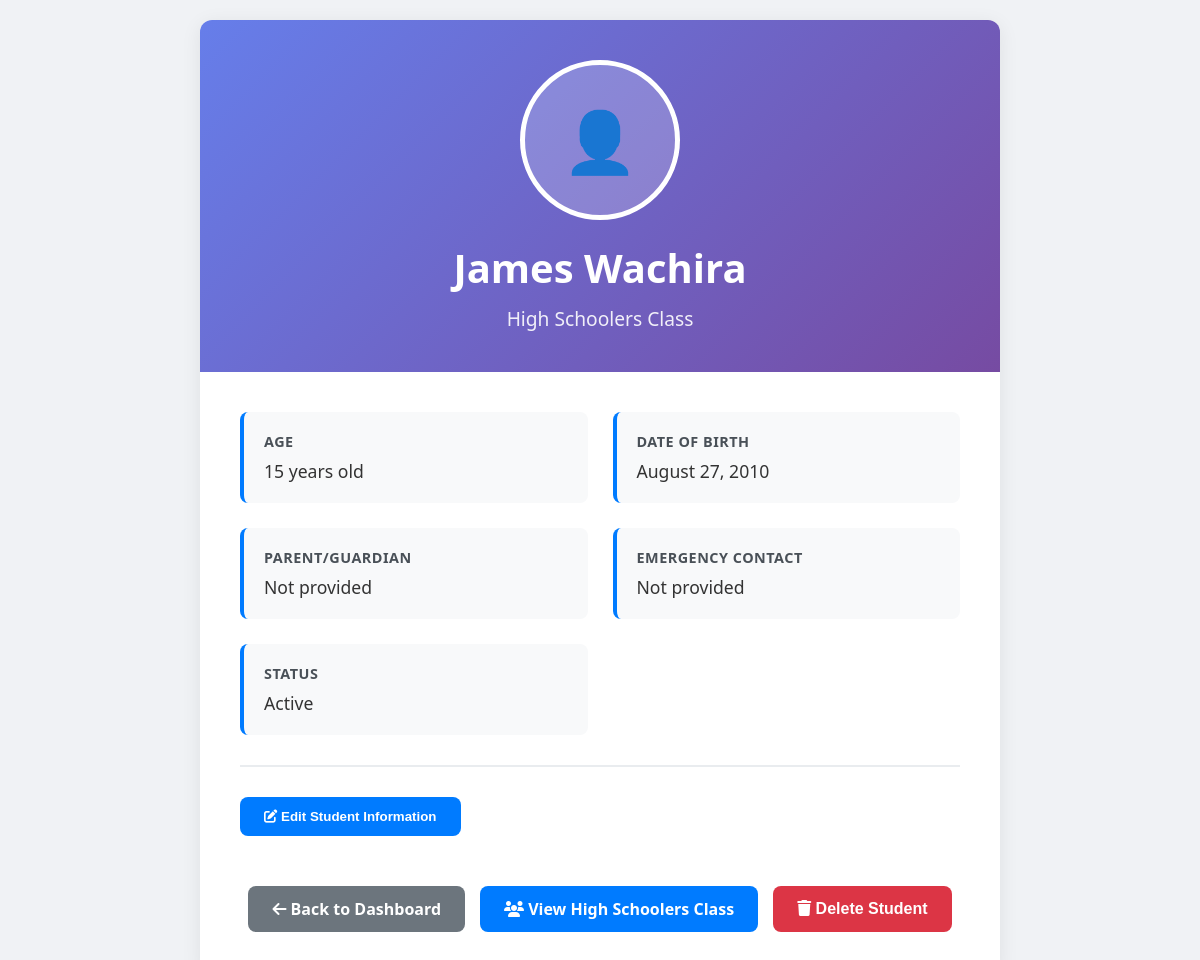
The page /student/5 (signed in) on the database its author committed.
### app.py (models this page shows)
class Student(db.Model):
    id = db.Column(db.Integer, primary_key=True)
    name = db.Column(db.String(100), nullable=False)
    dob = db.Column(db.String(20), nullable=False)
    parent = db.Column(db.String(100))
    contact = db.Column(db.String(50))
    student_class = db.Column(db.String(50))
    status = db.Column(db.String(10), default="active")
    deletion_requested = db.Column(db.Boolean, default=False)
    profile_image = db.Column(db.String(200))  # Store image filename
    family_id = db.Column(db.String(50))  # For grouping family members

### app.py (the view)
@app.route("/student/<int:student_id>")
def student_detail(student_id):
    if "user" not in session:
        flash("Please log in first.", "error")
        return redirect(url_for("home"))
    student = Student.query.get_or_404(student_id)
    from datetime import datetime
    birth_date = datetime.strptime(student.dob, "%Y-%m-%d")
    today = datetime.now()
    age = today.year - birth_date.year - ((today.month, today.day) < (birth_date.month, birth_date.day))
    formatted_date = birth_date.strftime("%B %d, %Y")
    return render_template("student_detail.html",
                         student=student,
                         age=age,
                         formatted_date=formatted_date)

### app.py (called while the page is built)
@app.context_processor
def inject_now():
    return {'now': datetime.now}

@app.context_processor
def utility_functions():
    def attendance_present(student_id, sunday):
        record = Attendance.query.filter_by(student_id=student_id, date=sunday).first()
        return record.present if record else False
    return dict(attendance_present=attendance_present)

### templates/student_detail.html (shortened to what this page needs)
<!DOCTYPE html>
<html lang="en">
<head>
    <link rel="stylesheet" href="{{ url_for('static', filename='css/styles.css') }}">
    <link rel="stylesheet" href="https://cdnjs.cloudflare.com/ajax/libs/font-awesome/6.5.0/css/all.min.css">
</head>
<body>
    <div class="student-profile">
        <div class="profile-header">
            {% if student.profile_image %}
                <img src="{{ url_for('static', filename='uploads/profiles/' + student.profile_image) }}"
                     alt="{{ student.name }}"
                     class="profile-photo"
                     onclick="showLargeImage('{{ url_for('static', filename='uploads/profiles/' + student.profile_image) }}')">
            {% else %}
                <div class="default-avatar" onclick="alert('No profile photo available')">
                    👤
                </div>
            {% endif %}
            <h1 class="student-name">{{ student.name }}</h1>
            <p class="student-class">{{ student.student_class }} Class</p>
        </div>
        <div class="profile-content">
            <div class="info-grid">
                <div class="info-item">
                    <div class="info-label">Age</div>
                    <div class="info-value">{{ age }} years old</div>
                </div>
                <div class="info-item">
                    <div class="info-label">Date of Birth</div>
                    <div class="info-value">{{ formatted_date }}</div>
                </div>
                <div class="info-item">
                    <div class="info-label">Parent/Guardian</div>
                    <div class="info-value">{{ student.parent or 'Not provided' }}</div>
                </div>
                <div class="info-item">
                    <div class="info-label">Emergency Contact</div>
                    <div class="info-value">{{ student.contact or 'Not provided' }}</div>
                </div>
                <div class="info-item">
                    <div class="info-label">Status</div>
                    <div class="info-value">{{ 'Active' if student.status == 'active' else 'Inactive' }}</div>
                </div>
            </div>
            {% if session['role'] == 'admin' or (session['role'] == 'teacher' and session.get('assigned_class') == student.student_class) %}
            <div class="edit-section">
                <button class="edit-toggle" onclick="toggleEditForm()">
                    <i class="fas fa-edit"></i> Edit Student Information
                </button>
            </div>
            {% endif %}
            <div class="btn-group">
                <a href="{{ url_for('dashboard') }}" class="btn btn-secondary">
                    <i class="fas fa-arrow-left"></i> Back to Dashboard
                </a>
                {% if session['role'] == 'admin' %}
                <a href="{{ url_for('dashboard', class_name=student.student_class) }}" class="btn btn-primary">
                    <i class="fas fa-users"></i> View {{ student.student_class }} Class
                </a>
                <button onclick="deleteStudentFromDetail({{ student.id }}, '{{ student.name }}')" class="btn btn-danger">
                    <i class="fas fa-trash"></i> Delete Student
                </button>
                {% endif %}
            </div>
        </div>
    </div>
</body>
</html>

### static/css/styles.css (style rules this page uses)
body { font-family: 'Segoe UI', sans-serif; margin: 0; padding: 0; background-color: #f8f8f8; color: #212121; }

### templates/student_detail.html (style rules this page uses)
body { margin: 0; padding: 20px; font-family: 'Segoe UI', Tahoma, Geneva, Verdana, sans-serif; background-color: #f0f2f5; }
.student-profile { max-width: 800px; margin: 0 auto; background: white; border-radius: 12px; box-shadow: 0 4px 20px rgba(0,0,0,0.08); overflow: hidden; }
.profile-header { background: linear-gradient(135deg, #667eea 0%, #764ba2 100%); color: white; padding: 40px 30px; text-align: center; position: relative; }
.default-avatar { width: 150px; height: 150px; border-radius: 50%; background: rgba(255,255,255,0.2); display: flex; align-items: center; justify-content: center; font-size: 60px; margin: 0 auto 20px; border: 5px solid white; cursor: pointer; transition: transform 0.3s; }
.student-name { font-size: 2.5rem; font-weight: 600; margin: 0 0 10px 0; }
.student-class { font-size: 1.2rem; opacity: 0.9; margin: 0; }
.profile-content { padding: 40px; }
.info-grid { display: grid; grid-template-columns: 1fr 1fr; gap: 25px; margin-bottom: 30px; }
.info-item { background: #f8f9fa; padding: 20px; border-radius: 8px; border-left: 4px solid #007bff; }
.info-label { font-weight: 600; color: #495057; font-size: 0.9rem; text-transform: uppercase; letter-spacing: 0.5px; margin-bottom: 8px; }
.info-value { font-size: 1.1rem; color: #333; font-weight: 500; }
.edit-section { border-top: 2px solid #e9ecef; padding-top: 30px; margin-top: 30px; }
.edit-toggle { background: #007bff; color: white; border: none; padding: 12px 24px; border-radius: 8px; font-weight: 600; cursor: pointer; margin-bottom: 20px; transition: background-color 0.3s; }
.btn-group { display: flex; gap: 15px; justify-content: center; margin-top: 30px; }
.btn { padding: 12px 24px; border-radius: 8px; text-decoration: none; font-weight: 600; transition: all 0.3s; border: none; cursor: pointer; font-size: 1rem; }
.btn-primary { background: #007bff; color: white; }
.btn-secondary { background: #6c757d; color: white; }
.btn-danger { background: #dc3545; color: white; }

### rows shown on the page
Student: name "James Wachira", student_class "High Schoolers", dob "August 27, 2010", parent "Not provided", contact "Not provided", status "Active"
